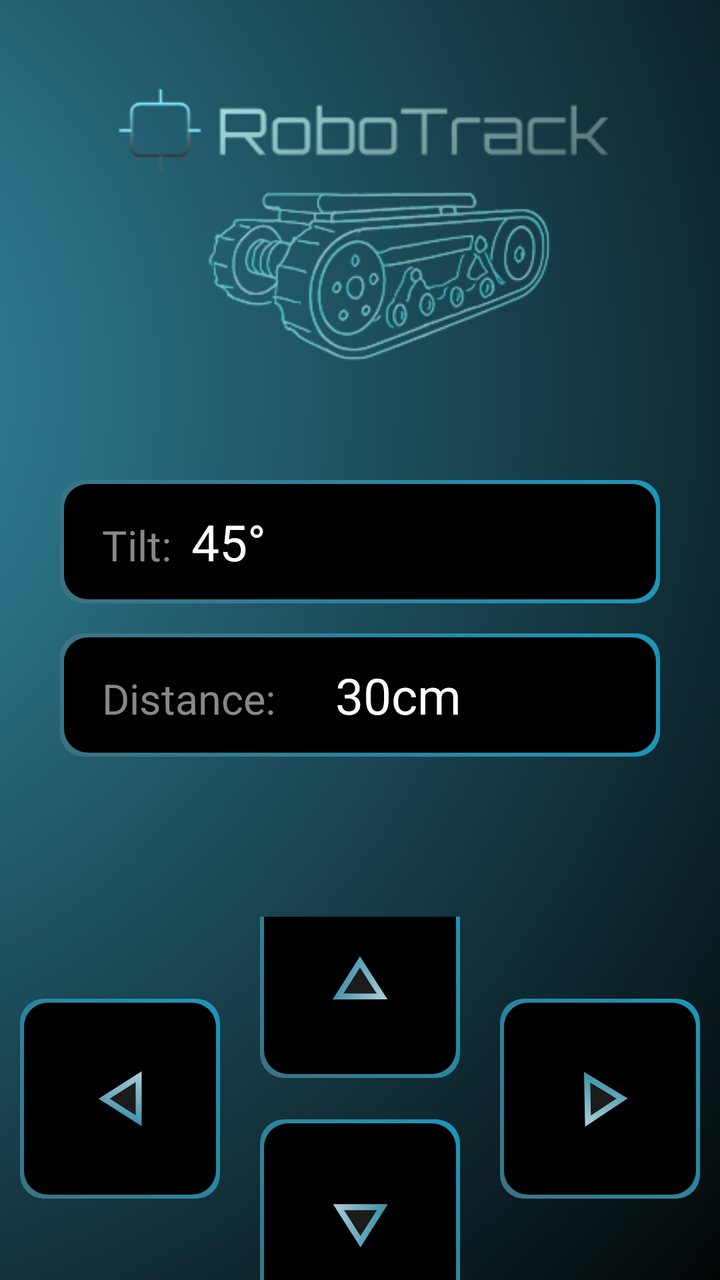
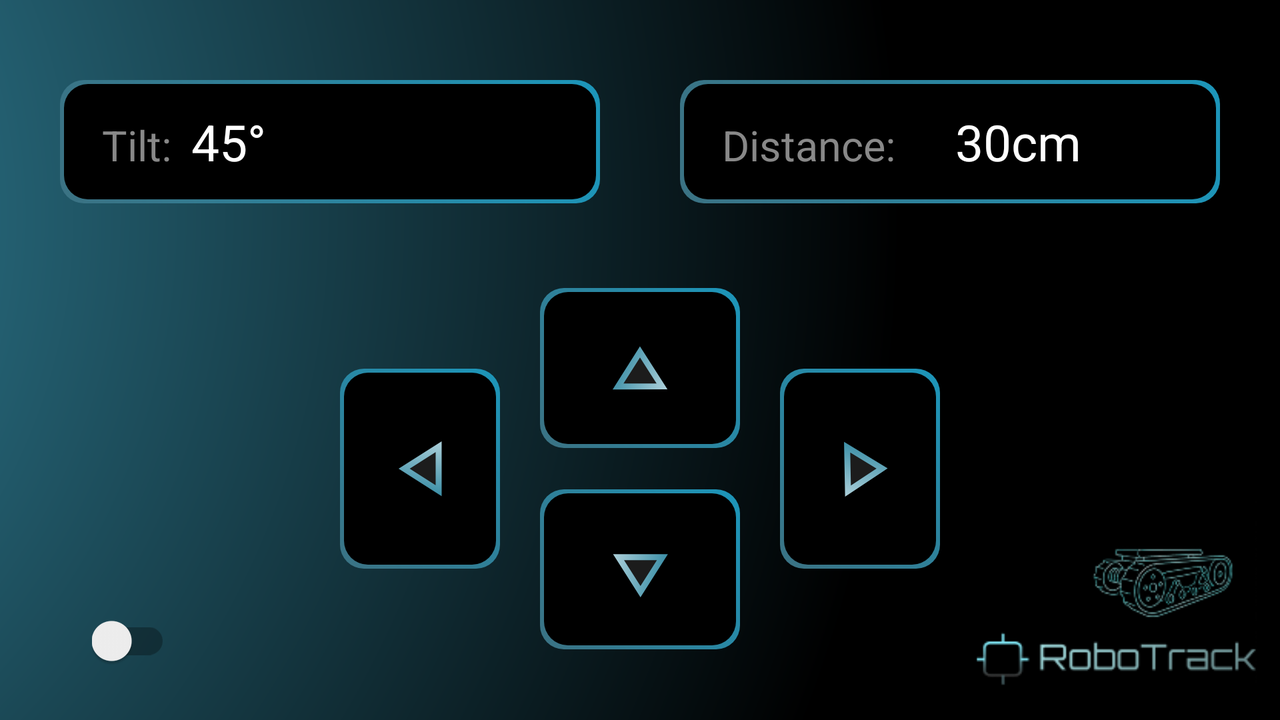

Two renders of one Android screen. The first uses the default layout on a phone; the second uses the alternative layout the repository ships for a different screen configuration, on a matching device. The two XML files are below.
<!-- AndroidManifest.xml: application theme Theme.Robot -->
<!-- res/layout/activity_pilot_horizontal.xml -->
<?xml version="1.0" encoding="utf-8"?>
<FrameLayout xmlns:android="http://schemas.android.com/apk/res/android"
    xmlns:app="http://schemas.android.com/apk/res-auto"
    xmlns:tools="http://schemas.android.com/tools"
    android:id="@+id/rootLayout"
    android:layout_width="match_parent"
    android:layout_height="match_parent"
    tools:context=".PilotHorizontal">

    
    <LinearLayout
        android:id="@+id/mainContent"
        android:layout_width="match_parent"
        android:layout_height="match_parent"
        android:orientation="vertical"
        android:background="@drawable/diament_gradient">


    <ImageView
        android:layout_marginTop="30dp"
        android:id="@+id/logoBottomRight"
        android:layout_width="match_parent"
        android:layout_height="210dp"
        android:src="@drawable/logomain"
        android:contentDescription="Logo"
        android:layout_gravity="center"

        />

    <LinearLayout
        android:id="@+id/tiltDistanceLayout"
        android:paddingHorizontal="30dp"
        android:layout_width="match_parent"
        android:layout_height="wrap_content"
        android:orientation="vertical"
        android:gravity="center"
>
        <LinearLayout
            android:layout_width="300dp"
            android:layout_height="wrap_content"
            android:orientation="horizontal"
            android:padding="14dp"
            android:layout_marginBottom="15dp"
            android:background="@drawable/edittext_gradient_border">
            <TextView
                android:layout_marginStart="7dp"
                android:layout_width="wrap_content"
                android:layout_height="wrap_content"
                android:hint="Tilt:"
                android:textSize="21dp"
                android:textColor="#000000"
                android:textColorHint="#888888" />
            <TextView
                android:layout_marginStart="10dp"
                android:id="@+id/tilt"
                android:layout_width="wrap_content"
                android:layout_height="wrap_content"
                android:text="45°"
                android:textSize="25dp"
                android:textColor="#ffffff"
                />
        </LinearLayout>
        <Space
            android:layout_width="0dp"
            android:layout_height="wrap_content"
            android:layout_weight="1"/>
        <LinearLayout
            android:layout_width="300dp"
            android:layout_height="wrap_content"
            android:orientation="horizontal"
            android:padding="14dp"

            android:background="@drawable/edittext_gradient_border">
            <TextView
                android:layout_marginStart="7dp"
                android:layout_width="wrap_content"
                android:layout_height="wrap_content"
                android:hint="Distance:"
                android:textSize="21dp"
                android:textColor="#000000"
                android:textColorHint="#888888" />
            <TextView
                android:layout_marginStart="30dp"
                android:id="@+id/distance"
                android:layout_width="wrap_content"
                android:layout_height="wrap_content"
                android:text="30cm"
                android:textSize="25dp"
                android:textColor="#ffffff"
                />
        </LinearLayout>
    </LinearLayout>
    <androidx.constraintlayout.widget.ConstraintLayout
        android:id="@+id/buttons"
        android:paddingTop="80dp"
        android:layout_width="match_parent"
        android:layout_height="wrap_content">

        
        <ImageButton
            android:layout_marginBottom="-20dp"
            android:id="@+id/btnUp"
            android:layout_width="100dp"
            android:layout_height="100dp"
            android:src="@drawable/ic_up"
            android:background="@drawable/edittext_gradient_border"
            app:layout_constraintBottom_toTopOf="@+id/btnCenter"
            app:layout_constraintStart_toStartOf="@+id/btnCenter"
            app:layout_constraintEnd_toEndOf="@+id/btnCenter"/>

        
        <Button
            android:id="@+id/btnCenter"
            android:layout_width="60dp"
            android:layout_height="60dp"
            android:visibility="invisible"
            app:layout_constraintTop_toTopOf="parent"
            app:layout_constraintBottom_toBottomOf="parent"
            app:layout_constraintStart_toStartOf="parent"
            app:layout_constraintEnd_toEndOf="parent"/>

        
        <ImageButton
            android:id="@+id/btnDown"
            android:layout_width="100dp"
            android:layout_marginTop="-20dp"
            android:layout_height="100dp"
            android:src="@drawable/ic_down"
            android:background="@drawable/edittext_gradient_border"
            app:layout_constraintTop_toBottomOf="@id/btnCenter"
            app:layout_constraintStart_toStartOf="@+id/btnCenter"
            app:layout_constraintEnd_toEndOf="@+id/btnCenter"/>

        
        <ImageButton
            android:id="@+id/btnLeft"
            android:layout_width="100dp"
            android:layout_height="100dp"
            android:layout_marginEnd="40dp"
            android:src="@drawable/ic_left"
            android:background="@drawable/edittext_gradient_border"
            app:layout_constraintTop_toTopOf="@+id/btnCenter"
            app:layout_constraintBottom_toBottomOf="@+id/btnCenter"
            app:layout_constraintEnd_toStartOf="@+id/btnCenter"/>

        
        <ImageButton
            android:id="@+id/btnRight"
            android:layout_width="100dp"
            android:layout_height="100dp"
            android:src="@drawable/ic_right"
            android:layout_marginStart="40dp"
            android:background="@drawable/edittext_gradient_border"
            app:layout_constraintTop_toTopOf="@+id/btnCenter"
            app:layout_constraintBottom_toBottomOf="@+id/btnCenter"
            app:layout_constraintStart_toEndOf="@+id/btnCenter"/>

    </androidx.constraintlayout.widget.ConstraintLayout>
    <androidx.appcompat.widget.SwitchCompat
        android:id="@+id/switchbtn"
        android:layout_width="wrap_content"
        android:layout_height="wrap_content"
        android:layout_gravity="center"
        android:layout_marginTop="60dp"
        android:thumbTint="#2F76B1"
        android:trackTint="#000000" />
</LinearLayout>

    
<View
android:id="@+id/overlayView"
android:layout_width="match_parent"
android:layout_height="match_parent"
android:background="#91000000"
android:visibility="gone"/>
    </FrameLayout>
<!-- resources referenced by this layout -->
<resources>
  <!-- drawable diament_gradient (drawable) -->
  <?xml version="1.0" encoding="utf-8"?>
  <shape xmlns:android="http://schemas.android.com/apk/res/android" android:shape="rectangle">
      <gradient
          android:type="radial"
          android:gradientRadius="700dp"
          android:centerX="-39%"
          android:centerY="30%"
          android:startColor="#3794AF"
      android:endColor="#000000"
      android:useLevel="false" />
  </shape>
  <!-- drawable edittext_gradient_border (drawable) -->
  <?xml version="1.0" encoding="utf-8"?>
  <layer-list xmlns:android="http://schemas.android.com/apk/res/android">
  
      
      <item>
          <shape android:shape="rectangle">
              <gradient
                  android:angle="45"
                  android:startColor="#3B7283"
                  android:endColor="#1C96BA" />
              <corners android:radius="12dp" />
          </shape>
      </item>
  
      
      <item android:left="2dp" android:right="2dp" android:top="2dp" android:bottom="2dp">
          <shape android:shape="rectangle">
              <solid android:color="@android:color/black" />
              <corners android:radius="12dp" />
          </shape>
      </item>
  
  </layer-list>
  <!-- drawable ic_down (drawable) -->
  <vector xmlns:android="http://schemas.android.com/apk/res/android"
      xmlns:aapt="http://schemas.android.com/aapt"
      android:width="48dp"
      android:height="48dp"
      android:viewportWidth="48"
      android:viewportHeight="48">
    <path
        android:pathData="M24.239,35.176L13.263,17.929L35.215,17.929L24.239,35.176Z"
        android:strokeWidth="3"
        android:fillColor="#A3A3A3"
        android:fillAlpha="0.17">
      <aapt:attr name="android:strokeColor">
        <gradient 
            android:startX="37.947"
            android:startY="27.2"
            android:endX="-9.761"
            android:endY="16.762"
            android:type="linear">
          <item android:offset="0" android:color="#FF338AA3"/>
          <item android:offset="1" android:color="#FFFFFFFF"/>
        </gradient>
      </aapt:attr>
    </path>
  </vector>
  <!-- drawable ic_left (drawable) -->
  <vector xmlns:android="http://schemas.android.com/apk/res/android"
      xmlns:aapt="http://schemas.android.com/aapt"
      android:width="22dp"
      android:height="28dp"
      android:viewportWidth="22"
      android:viewportHeight="28">
    <path
        android:pathData="M3.086,14L20.333,3.025L20.333,24.976L3.086,14Z"
        android:strokeWidth="3"
        android:fillColor="#A3A3A3"
        android:fillAlpha="0.17">
      <aapt:attr name="android:strokeColor">
        <gradient 
            android:startX="11.063"
            android:startY="27.708"
            android:endX="21.5"
            android:endY="-20"
            android:type="linear">
          <item android:offset="0" android:color="#FF338AA3"/>
          <item android:offset="1" android:color="#FFFFFFFF"/>
        </gradient>
      </aapt:attr>
    </path>
  </vector>
  <!-- drawable ic_up (drawable) -->
  <vector xmlns:android="http://schemas.android.com/apk/res/android"
      xmlns:aapt="http://schemas.android.com/aapt"
      android:width="28dp"
      android:height="23dp"
      android:viewportWidth="28"
      android:viewportHeight="23">
    <path
        android:pathData="M13.986,3.278L25,20.5L3.049,20.549L13.986,3.278Z"
        android:strokeWidth="3"
        android:fillColor="#A3A3A3"
        android:fillAlpha="0.17">
      <aapt:attr name="android:strokeColor">
        <gradient 
            android:startX="1.61"
            android:startY="7.087"
            android:endX="46.714"
            android:endY="25.813"
            android:type="linear">
          <item android:offset="0" android:color="#FF338AA3"/>
          <item android:offset="1" android:color="#FFFFFFFF"/>
        </gradient>
      </aapt:attr>
    </path>
  </vector>
  <style name="Theme.Robot" parent="Base.Theme.Robot" />
  <style name="Base.Theme.Robot" parent="Theme.AppCompat.Light.NoActionBar">
          
          
  
      </style>
</resources>
<!-- res/layout-land/activity_pilot_horizontal.xml (the repository's variant of the layout above) -->
<!-- drawn on the phone turned sideways -->
<?xml version="1.0" encoding="utf-8"?>
<androidx.constraintlayout.widget.ConstraintLayout
    xmlns:android="http://schemas.android.com/apk/res/android"
    xmlns:app="http://schemas.android.com/apk/res-auto"
    xmlns:tools="http://schemas.android.com/tools"
    android:layout_width="match_parent"
    android:layout_height="match_parent"
    android:background="@drawable/diament_gradient">
    <View
        android:id="@+id/overlayView"
        android:layout_width="match_parent"
        android:layout_height="match_parent"
        android:background="#91000000"
        android:visibility="gone"
        android:elevation="2dp"/>

    
    <LinearLayout
        android:id="@+id/tiltDistanceLayout"
        android:paddingHorizontal="30dp"
        android:layout_width="match_parent"
        android:layout_height="wrap_content"
        android:orientation="horizontal"
        app:layout_constraintTop_toTopOf="parent"
        android:layout_marginTop="40dp"
        app:layout_constraintStart_toStartOf="parent"
        app:layout_constraintEnd_toEndOf="parent">

        <LinearLayout
            android:layout_width="0dp"
            android:layout_height="wrap_content"
            android:layout_weight="1"
            android:orientation="horizontal"
            android:padding="14dp"
            android:background="@drawable/edittext_gradient_border">
            <TextView
                android:layout_marginStart="7dp"
                android:layout_width="wrap_content"
                android:layout_height="wrap_content"
                android:hint="Tilt:"
                android:textSize="21dp"
                android:textColor="#000000"
                android:textColorHint="#888888" />
            <TextView
                android:layout_marginStart="10dp"
                android:id="@+id/tilt"
                android:layout_width="wrap_content"
                android:layout_height="wrap_content"
                android:text="45°"
                android:textSize="25dp"
                android:textColor="#ffffff"/>
        </LinearLayout>
<Space
    android:layout_width="40dp"
    android:layout_height="wrap_content"/>
        <LinearLayout
            android:layout_width="0dp"
            android:layout_height="wrap_content"
            android:layout_weight="1"
            android:orientation="horizontal"
            android:padding="14dp"
            android:background="@drawable/edittext_gradient_border">
            <TextView
                android:layout_marginStart="7dp"
                android:layout_width="wrap_content"
                android:layout_height="wrap_content"
                android:hint="Distance:"
                android:textSize="21dp"
                android:textColor="#000000"
                android:textColorHint="#888888" />
            <TextView
                android:layout_marginStart="30dp"
                android:id="@+id/distance"
                android:layout_width="wrap_content"
                android:layout_height="wrap_content"
                android:text="30cm"
                android:textSize="25dp"
                android:textColor="#ffffff"/>
        </LinearLayout>
    </LinearLayout>

    
    <Button
        android:id="@+id/btnCenter"
        android:layout_width="60dp"
        android:layout_height="60dp"
        android:visibility="invisible"
        app:layout_constraintTop_toBottomOf="@+id/tiltDistanceLayout"
        app:layout_constraintBottom_toTopOf="@+id/switchbtn"
        app:layout_constraintStart_toStartOf="parent"
        app:layout_constraintEnd_toEndOf="parent"
        android:layout_marginTop="60dp"/>

    
    <ImageButton
        android:id="@+id/btnUp"
        android:layout_width="100dp"
        android:layout_height="80dp"
        android:src="@drawable/ic_up"
        android:background="@drawable/edittext_gradient_border"
        app:layout_constraintBottom_toTopOf="@id/btnCenter"
        app:layout_constraintStart_toStartOf="@id/btnCenter"
        app:layout_constraintEnd_toEndOf="@id/btnCenter"
        android:layout_marginBottom="-20dp"/>

    
    <ImageButton
        android:id="@+id/btnDown"
        android:layout_width="100dp"
        android:layout_height="80dp"
        android:src="@drawable/ic_down"
        android:background="@drawable/edittext_gradient_border"
        app:layout_constraintTop_toBottomOf="@id/btnCenter"
        app:layout_constraintStart_toStartOf="@id/btnCenter"
        app:layout_constraintEnd_toEndOf="@id/btnCenter"
        android:layout_marginTop="-20dp"/>

    
    <ImageButton
        android:id="@+id/btnLeft"
        android:layout_width="80dp"
        android:layout_height="100dp"
        android:src="@drawable/ic_left"
        android:background="@drawable/edittext_gradient_border"
        app:layout_constraintTop_toTopOf="@id/btnCenter"
        app:layout_constraintBottom_toBottomOf="@id/btnCenter"
        app:layout_constraintEnd_toStartOf="@id/btnCenter"
        android:layout_marginEnd="40dp"/>

    
    <ImageButton
        android:id="@+id/btnRight"
        android:layout_width="80dp"
        android:layout_height="100dp"
        android:src="@drawable/ic_right"
        android:background="@drawable/edittext_gradient_border"
        app:layout_constraintTop_toTopOf="@id/btnCenter"
        app:layout_constraintBottom_toBottomOf="@id/btnCenter"
        app:layout_constraintStart_toEndOf="@id/btnCenter"
        android:layout_marginStart="40dp"/>

    
    <ImageView
        android:id="@+id/logoBottomRight"
        android:layout_width="160dp"
        android:layout_height="120dp"
        android:src="@drawable/smalllogo"
        android:contentDescription="Logo"
        app:layout_constraintBottom_toBottomOf="parent"
        app:layout_constraintEnd_toEndOf="parent"/>

    
    <androidx.appcompat.widget.SwitchCompat
        android:id="@+id/switchbtn"
        android:layout_width="wrap_content"
        android:layout_height="wrap_content"
        android:thumbTint="#28647E"
        android:trackTint="#101010"
        android:layout_marginStart="46dp"
        android:layout_marginBottom="26dp"
        app:layout_constraintBottom_toBottomOf="parent"
        app:layout_constraintStart_toStartOf="parent"/>
</androidx.constraintlayout.widget.ConstraintLayout>
